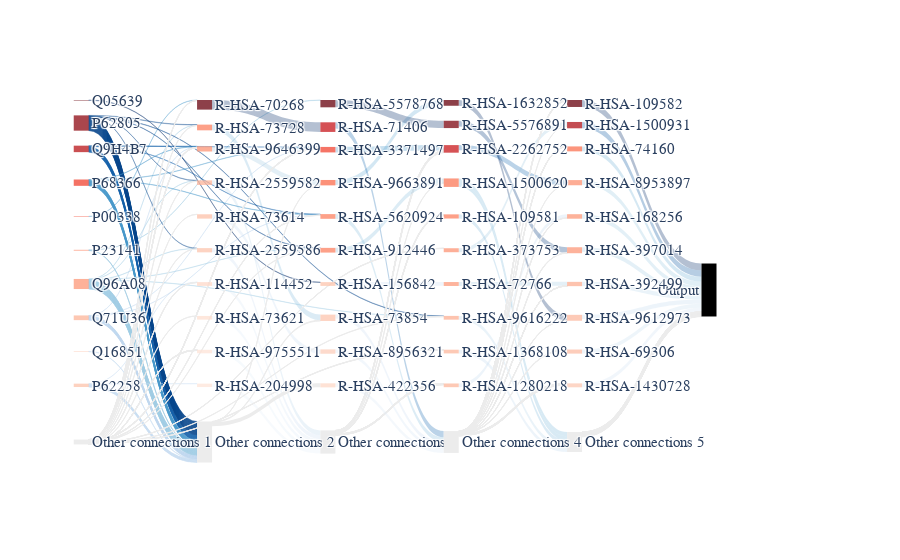

This figure's notebook cell:
### Code cell
IG.plot_complete_sankey(multiclass=False, savename='img/test.png', node_cmap='Reds', edge_cmap='Blues')
